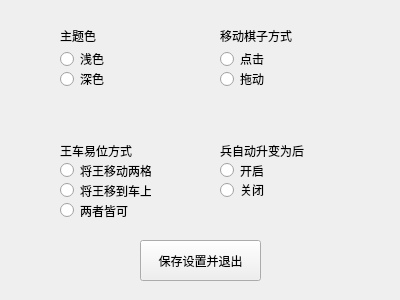
<?xml version="1.0" encoding="UTF-8"?>
<ui version="4.0">
 <class>Options</class>
 <widget class="QWidget" name="Options">
  <property name="geometry">
   <rect>
    <x>0</x>
    <y>0</y>
    <width>400</width>
    <height>300</height>
   </rect>
  </property>
  <property name="windowTitle">
   <string>Form</string>
  </property>
  <widget class="QPushButton" name="SaveConfig">
   <property name="geometry">
    <rect>
     <x>140</x>
     <y>240</y>
     <width>121</width>
     <height>41</height>
    </rect>
   </property>
   <property name="text">
    <string>保存设置并退出</string>
   </property>
  </widget>
  <widget class="QRadioButton" name="Both">
   <property name="geometry">
    <rect>
     <x>60</x>
     <y>200</y>
     <width>91</width>
     <height>21</height>
    </rect>
   </property>
   <property name="text">
    <string>两者皆可</string>
   </property>
  </widget>
  <widget class="QRadioButton" name="King2Tiles">
   <property name="geometry">
    <rect>
     <x>60</x>
     <y>160</y>
     <width>91</width>
     <height>21</height>
    </rect>
   </property>
   <property name="text">
    <string>将王移动两格</string>
   </property>
  </widget>
  <widget class="QLabel" name="CastlingPath">
   <property name="geometry">
    <rect>
     <x>60</x>
     <y>141</y>
     <width>91</width>
     <height>20</height>
    </rect>
   </property>
   <property name="text">
    <string>王车易位方式</string>
   </property>
   <property name="alignment">
    <set>Qt::AlignLeading|Qt::AlignLeft|Qt::AlignVCenter</set>
   </property>
  </widget>
  <widget class="QRadioButton" name="KingOnRook">
   <property name="geometry">
    <rect>
     <x>60</x>
     <y>180</y>
     <width>91</width>
     <height>21</height>
    </rect>
   </property>
   <property name="text">
    <string>将王移到车上</string>
   </property>
  </widget>
  <widget class="QRadioButton" name="PawnToQueen">
   <property name="geometry">
    <rect>
     <x>220</x>
     <y>160</y>
     <width>73</width>
     <height>21</height>
    </rect>
   </property>
   <property name="text">
    <string>开启</string>
   </property>
  </widget>
  <widget class="QRadioButton" name="PawnToUnknown">
   <property name="geometry">
    <rect>
     <x>220</x>
     <y>182</y>
     <width>73</width>
     <height>16</height>
    </rect>
   </property>
   <property name="text">
    <string>关闭</string>
   </property>
  </widget>
  <widget class="QLabel" name="AutoAccending">
   <property name="geometry">
    <rect>
     <x>220</x>
     <y>140</y>
     <width>91</width>
     <height>21</height>
    </rect>
   </property>
   <property name="text">
    <string>兵自动升变为后</string>
   </property>
  </widget>
  <widget class="QRadioButton" name="LightColor">
   <property name="geometry">
    <rect>
     <x>60</x>
     <y>50</y>
     <width>73</width>
     <height>18</height>
    </rect>
   </property>
   <property name="text">
    <string>浅色</string>
   </property>
  </widget>
  <widget class="QLabel" name="LightColorMode">
   <property name="geometry">
    <rect>
     <x>60</x>
     <y>26</y>
     <width>91</width>
     <height>20</height>
    </rect>
   </property>
   <property name="text">
    <string>主题色</string>
   </property>
  </widget>
  <widget class="QRadioButton" name="DarkColor">
   <property name="geometry">
    <rect>
     <x>60</x>
     <y>70</y>
     <width>73</width>
     <height>18</height>
    </rect>
   </property>
   <property name="text">
    <string>深色</string>
   </property>
  </widget>
  <widget class="QRadioButton" name="Click">
   <property name="geometry">
    <rect>
     <x>220</x>
     <y>50</y>
     <width>73</width>
     <height>18</height>
    </rect>
   </property>
   <property name="text">
    <string>点击</string>
   </property>
  </widget>
  <widget class="QLabel" name="ClickToMove">
   <property name="geometry">
    <rect>
     <x>220</x>
     <y>26</y>
     <width>91</width>
     <height>20</height>
    </rect>
   </property>
   <property name="text">
    <string>移动棋子方式</string>
   </property>
  </widget>
  <widget class="QRadioButton" name="Drag">
   <property name="geometry">
    <rect>
     <x>220</x>
     <y>70</y>
     <width>73</width>
     <height>18</height>
    </rect>
   </property>
   <property name="text">
    <string>拖动</string>
   </property>
  </widget>
 </widget>
 <resources/>
 <connections/>
</ui>
